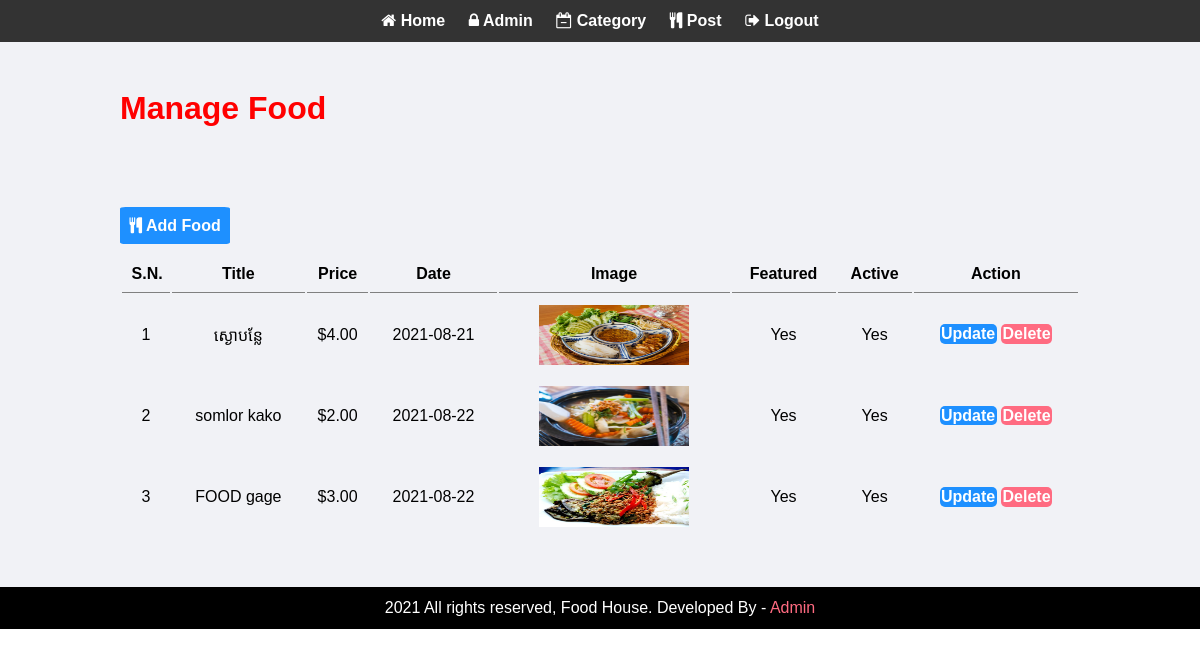
The app's page /Admin/manager-post.php with its own data.
### tables this page shows
CREATE TABLE `tbl_post` (
  `post_id` int(10) UNSIGNED NOT NULL,
  `category_id` int(10) UNSIGNED NOT NULL,
  `title` text NOT NULL,
  `description` text NOT NULL,
  `price` decimal(10,2) NOT NULL,
  `image_name` text NOT NULL,
  `featured` varchar(20) NOT NULL,
  `active` varchar(20) NOT NULL,
  `post_date` date NOT NULL
);

### Admin/manager-post.php (the view, shortened to what this page needs)
<?php
  include('../AdminInclude/header.php');
?>
<div class="main-content">
  <div class="wrapper">
    <h1 style="color: red;">Manage Food</h1>  <br/><br>
    ?>  <br><br><br>
        <a href="<?php echo SITEURL; ?>Admin/add-post.php" class="btn-primary"><i class="fa fa-cutlery" aria-hidden="true"></i> Add Food</a>  <br/><br/>
          <table class="tbl_full">
            <tr>
              <th>S.N.</th>
              <th>Title</th>
              <th>Price</th>
              <th>Date</th>
              <th>Image</th>
              <th>Featured</th>
              <th>Active</th>
              <th>Action</th>
            </tr>
            <?php
              $sql = "SELECT * FROM tbl_post";
              $result = mysqli_query($conn, $sql);
              $count = mysqli_num_rows($result);
              $sn = 1;
              if ($count > 0) {
                while ($row = mysqli_fetch_assoc($result)) {
                  $id = $row['post_id'];
                  $title = $row['title'];
                  $price = $row['price'];
                  $date_number = $row['post_date'];
                  $image_name = $row['image_name'];
                  $featured = $row['featured'];
                  $active = $row['active'];
            ?>
                  <tr>
                    <td><?php echo $sn++; ?></td>
                    <td><?php echo $title; ?></td>
                    <td>$<?php echo $price; ?></td>
                    <td><?php echo $date_number; ?></td>
                    <td>
                      <?php
                        if ($image_name != "") {
                      ?>
                      <img src="<?php echo SITEURL; ?>images/food/<?php echo $image_name; ?>" width="150px" height="60px" alt ="">
                      <?php
                        }else{
                          echo "<div class='error'>Image not Added.</div>";
                        }
                      ?>
                    </td>
                    <td><?php echo $featured; ?></td>
                    <td><?php echo $active; ?></td>
                    <td>
                      <a href="<?php echo SITEURL; ?>Admin/update-post.php?id=<?php echo $id; ?>" class="btn-secondary">Update</a>
                      <a href="<?php echo SITEURL; ?>Admin/delete-post.php?id=<?php echo $id; ?>&image_name=<?php echo $image_name; ?>" class="btn-danger">Delete</a>
                    </td>
                  </tr>
              <?php
                  }
                }else{
                  echo "<tr><td colspan='7' class='error'>Food not Added Yet.</td></tr>";
                }
              ?>
          </table>
  </div>
</div>
<?php
  include('../AdminInclude/footer.php');
?>

### css/adminstyle.css (style rules this page uses)
* { margin: 0 0; padding: 0 0; font-family: Arial, Helvetica, sans-serif; }
.wrapper { padding: 1%; width: 80%; margin: 0 auto; }
.tbl_full { width: 100%; }
table tr th { border-bottom: 1px solid grey; padding: 1%; text-align: center; }
table tr td { padding: 1%; text-align: center; }
.btn-primary { text-decoration: none; border-radius: 5%; font-weight: bold; color: #fff; padding: 1%; background-color: #1e90ff; }
.btn-secondary { text-decoration: none; font-weight: bold; color: #fff; padding: 1%; background-color: #1e90ff; border-radius: 5px; }
.btn-danger { text-decoration: none; font-weight: bold; color: #fff; padding: 1%; background-color: #ff6b81; border-radius: 5px; }
.main-content { background-color: #f1f2f6; padding: 3% 0; }

### records on screen
tbl_post: title "ស្ងោបន្លែ", price "4.00", post_date "2021-08-21", image_name (picture), featured "Yes", active "Yes"
tbl_post: title "somlor kako", price "2.00", post_date "2021-08-22", image_name (picture), featured "Yes", active "Yes"
tbl_post: title "FOOD gage", price "3.00", post_date "2021-08-22", image_name (picture), featured "Yes", active "Yes"
